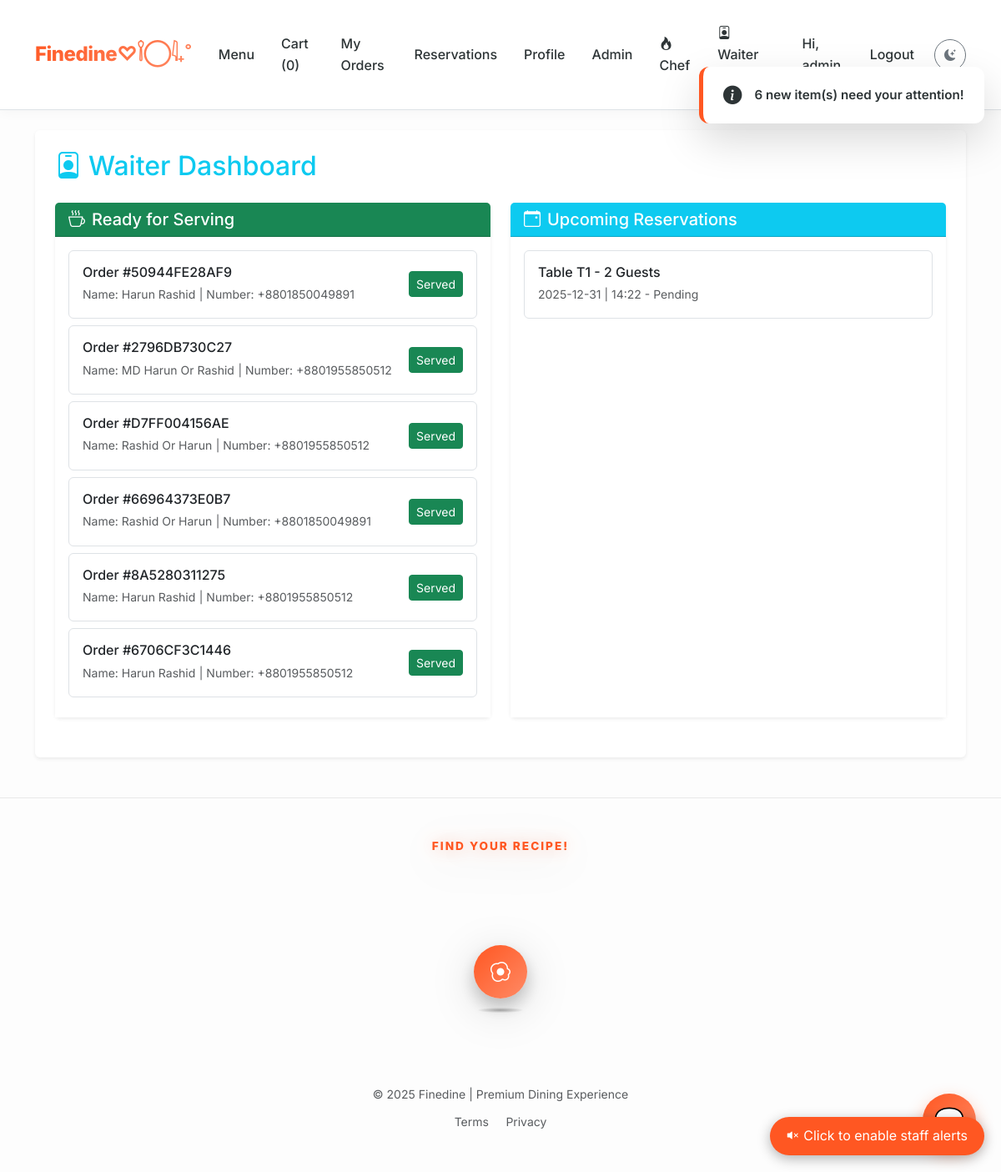
The page /staff/waiter (signed in) on the database as committed earlier.
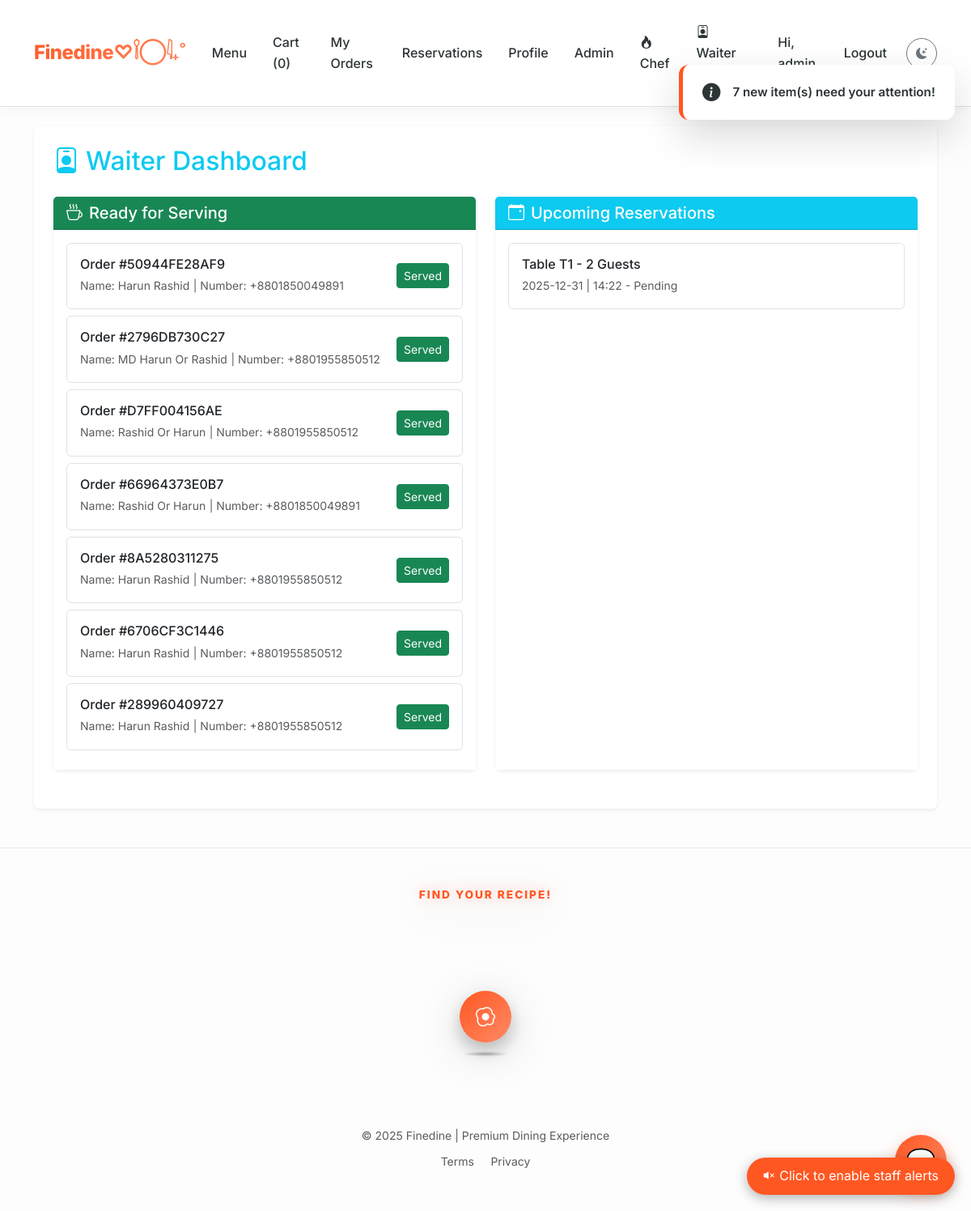
The same page on the database as committed later.
### models/models.py (models this page shows, shortened)
class User(db.Model):
    id = db.Column(db.Integer, primary_key=True)
    username = db.Column(db.String(120), unique=True, nullable=False)
    member_id = db.Column(db.String(20), unique=True)  # Custom ID
    email = db.Column(db.String(200), unique=True)
    password = db.Column(db.String(255), nullable=False)
    full_name = db.Column(db.String(200))
    phone = db.Column(db.String(50))
    address_district = db.Column(db.String(100))
    address_city = db.Column(db.String(100))
    address_street = db.Column(db.String(200))
    profile_image = db.Column(db.String(200))  # image filename
    reset_token = db.Column(db.String(100), nullable=True)
    reset_token_expiry = db.Column(db.DateTime, nullable=True)
    role = db.Column(db.Enum('admin', 'manager', 'cashier', 'waiter', 'chef', 'customer', name='user_roles'), default='customer')
    email_verified = db.Column(db.Boolean, default=False)
    email_verification_code = db.Column(db.String(10), nullable=True)
    created_at = db.Column(db.DateTime, default=get_dhaka_time)
    orders = db.relationship('Order', backref='user', lazy=True)
    reservations = db.relationship('Reservation', backref='user', lazy=True)
    ratings = db.relationship('Rating', backref='user', lazy=True)
    staff_shifts = db.relationship('StaffShift', backref='user', lazy=True)
    staff_shifts = db.relationship('StaffShift', backref='user', lazy=True)

class Order(db.Model):
    __tablename__ = 'orders'
    id = db.Column(db.Integer, primary_key=True)
    unique_order_number = db.Column(db.String(12), unique=True, nullable=False, default=lambda: str(uuid.uuid4().hex[:12]).upper())
    user_id = db.Column(db.Integer, db.ForeignKey('user.id'), nullable=False)
    items = db.Column(db.Text, nullable=False)  # JSON string of items
    total = db.Column(db.Float, nullable=False)
    status = db.Column(db.String(50), default='Placed')
    payment_status = db.Column(db.String(20), default='pending')
    payment_method = db.Column(db.String(20), nullable=True)
    discount = db.Column(db.Float, default=0.0)
    order_type = db.Column(db.Enum('dine_in', 'takeaway', name='order_type'), default='dine_in')
    phone = db.Column(db.String(50), nullable=False)
    address_district = db.Column(db.String(100), nullable=False)
    address_city = db.Column(db.String(100), nullable=False)
    address_street = db.Column(db.String(255), nullable=False)
    created_at = db.Column(db.DateTime, default=get_dhaka_time)
    items_parsed = db.Column(db.PickleType)

class Reservation(db.Model):
    id = db.Column(db.Integer, primary_key=True)
    unique_reservation_number = db.Column(db.String(12), unique=True, nullable=False, default=lambda: str(uuid.uuid4().hex[:12]).upper())
    user_id = db.Column(db.Integer, db.ForeignKey('user.id'), nullable=False)
    date = db.Column(db.String(50), nullable=False)
    time = db.Column(db.String(50), nullable=False)  # Start time (HH:MM)
    duration = db.Column(db.Integer, nullable=False)  # Duration in hours
    guests = db.Column(db.Integer, nullable=False)
    table_no = db.Column(db.String(50), nullable=False)
    status = db.Column(db.String(20), default="Pending")
    created_at = db.Column(db.DateTime, default=get_dhaka_time)

### routes/staff.py (the view)
@staff_bp.route('/waiter')
@role_required('waiter', 'admin')
def waiter():
    today = datetime.now(pytz.timezone('Asia/Dhaka')).strftime('%Y-%m-%d')
    reservations = Reservation.query.filter(Reservation.date >= today).order_by(Reservation.date.asc(), Reservation.time.asc()).all()
    orders = Order.query.filter(Order.order_type == 'dine_in', Order.status != 'Delivered').all()
    return render_template('staff/waiter.html', reservations=reservations, orders=orders)

### app.py (called while the page is built)
@app.before_request
def refresh_user_session():
    if 'user_id' in session:
        user = User.query.get(session['user_id'])
        if user:
            session['role'] = user.role
            session['is_admin'] = (user.role == 'admin')
            session['username'] = user.username
        else:
            session.clear()

@app.context_processor
def inject_global_data():
    cart = session.get('cart', {})
    count = sum(cart.values()) if isinstance(cart, dict) else 0
    @cache.cached(timeout=300, key_prefix='best_rated_item_context')
    def get_best_rated_item():
        all_items = MenuItem.query.options(db.joinedload(MenuItem.ratings)).all()
        best_item = None
        max_avg = 0
        for it in all_items:
            ratings = it.ratings
            if not ratings:
                avg = 0
            else:
                avg = round(sum(r.score for r in ratings) / len(ratings), 1)
            if avg > max_avg:
                max_avg = avg
                best_item = it
        return best_item
    return dict(cart_count=count, best_rated_item=get_best_rated_item())

### services/auth.py (called while the page is built)
def role_required(*roles):
    def decorator(fn):
        @wraps(fn)
        def wrapper(*args, **kwargs):
            user_role = session.get('role')
            if not user_role or user_role not in roles:
                flash('You do not have permission to access this page.', 'danger')
                return redirect(url_for('auth.login'))
            return fn(*args, **kwargs)
        return wrapper
    return decorator

### templates/staff/waiter.html (shortened to what this page needs)
{% extends 'base.html' %}
{% block content %}
<div class="row mb-4">
    <div class="col-md-12">
        <div class="card p-4 shadow-sm border-0" style="background: var(--card-bg);">
            <h2 class="mb-4 text-info"><i class="bi bi-person-badge me-2"></i>Waiter Dashboard</h2>
            <div class="row">
                <div class="col-lg-6 mb-4">
                    <div class="card h-100 shadow-sm border-0" style="background: var(--card-bg);">
                        <div class="card-header bg-success text-white">
                            <h5 class="mb-0"><i class="bi bi-cup-hot me-2"></i>Ready for Serving</h5>
                        </div>
                        <div id="ready-orders-container" class="card-body">
                            {% set ready_orders = orders | selectattr('status', 'equalto', 'Ready') | list %}
                            {% for order in ready_orders %}
                            <div class="p-3 mb-2 border rounded d-flex justify-content-between align-items-center ready-order-item"
                                data-order-id="{{ order.id }}" style="background: var(--bg-hover);">
                                <div>
                                    <h6 class="mb-1">Order #{{ order.unique_order_number }}</h6>
                                    <small class="text-muted">Name: {{ order.user.full_name }}</small>
                                    <small class="text-muted">| Number: {{ order.phone }}</small>
                                </div>
                                <div class="order-actions">
                                    <button onclick="updateOrderStatus({{ order.id }}, 'Delivered')"
                                        class="btn btn-sm btn-success">Served</button>
                                </div>
                            </div>
                            {% endfor %}
                        </div>
                    </div>
                </div>
                <div class="col-lg-6 mb-4">
                    <div class="card h-100 shadow-sm border-0" style="background: var(--card-bg);">
                        <div class="card-header bg-info text-white">
                            <h5 class="mb-0"><i class="bi bi-calendar-event me-2"></i>Upcoming Reservations</h5>
                        </div>
                        <div id="reservations-container" class="card-body">
                            {% for res in reservations %}
                            <div class="p-3 mb-2 border rounded d-flex justify-content-between align-items-center reservation-item"
                                data-res-id="{{ res.id }}" style="background: var(--bg-hover);">
                                <div>
                                    <h6 class="mb-1">Table {{ res.table_no }} - {{ res.guests }} Guests</h6>
                                    <small class="text-muted">{{ res.date }} | {{ res.time }} - <span
                                            class="res-status">{{ res.status
                                            }}</span></small>
                                </div>
                            </div>
                            {% endfor %}
                        </div>
                    </div>
                </div>
            </div>
        </div>
    </div>
</div>
{% endblock %}

### templates/base.html (shortened to what this page needs)
<!doctype html>
<html lang="en">
<head>
  <link href="https://cdn.jsdelivr.net/npm/bootstrap@5.3.2/dist/css/bootstrap.min.css" rel="stylesheet">
  <link rel="stylesheet" href="https://cdn.jsdelivr.net/npm/bootstrap-icons@1.11.1/font/bootstrap-icons.css">
  <link href="{{ url_for('static', filename='css/main.css') }}" rel="stylesheet">
</head>
<body class="d-flex flex-column min-vh-100">
  <div id="notification-container"></div>
  <nav class="navbar navbar-expand-lg navbar-light bg-white border-bottom sticky-top">
    <div class="container">
      <a class="navbar-brand nav-brand" href="{{ url_for('main.index') }}">Finedine♡𓌉◯𓇋₊˚</a>
      <div class="collapse navbar-collapse" id="navCollapse">
        <ul class="navbar-nav ms-auto align-items-center">
          <li class="nav-item"><a class="nav-link" href="{{ url_for('main.menu') }}">Menu</a></li>
          <li class="nav-item">
            <a class="nav-link" href="{{ url_for('cart.view_cart') }}">
              Cart (<span id="cart-count">{{ cart_count }}</span>)
            </a>
          </li>
          {% if session.get('username') %}
          <li class="nav-item"><a class="nav-link" href="{{ url_for('user.orders') }}">My Orders</a></li>
          <li class="nav-item"><a class="nav-link" href="{{ url_for('reservations.my_reservations') }}">Reservations</a>
          </li>
          <li class="nav-item"><a class="nav-link" href="{{ url_for('user.profile') }}">Profile</a></li>
          {% if session.get('role') == 'admin' or session.get('is_admin') %}
          <li class="nav-item">
            <a class="nav-link" href="{{ url_for('admin.index') }}">Admin</a>
          </li>
          {% elif session.get('role') == 'manager' %}
          <li class="nav-item">
            <a class="nav-link" href="{{ url_for('employees.attendance') }}">Manager</a>
          </li>
          {% endif %}
          {% if session.get('role') in ['chef', 'admin'] or session.get('is_admin') %}
          <li class="nav-item"><a class="nav-link text-warning" href="{{ url_for('staff.chef') }}"><i
                class="bi bi-fire"></i> Chef </a></li>
          {% endif %}
          {% if session.get('role') in ['waiter', 'admin'] or session.get('is_admin') %}
          <li class="nav-item"><a class="nav-link text-info" href="{{ url_for('staff.waiter') }}"><i
                class="bi bi-person-badge"></i> Waiter <span id="waiter-count" class="badge bg-danger rounded-pill"
                style="display: none;">0</span></a></li>
          {% endif %}
          <li class="nav-item"><span class="nav-link disabled">Hi, {{ session.get('username') }}</span></li>
          <li class="nav-item"><a class="nav-link" href="{{ url_for('auth.logout') }}">Logout</a></li>
          {% else %}
          <li class="nav-item"><a class="nav-link" href="{{ url_for('auth.login') }}">Login</a></li>
          <li class="nav-item"><a class="nav-link" href="{{ url_for('auth.register') }}">Register</a></li>
          {% endif %}
          <li class="nav-item ms-2">
            <button id="theme-toggle" class="btn btn-sm btn-outline-secondary rounded-circle"
              style="width: 38px; height: 38px; padding: 0;">
              <i class="bi bi-moon-stars-fill"></i>
            </button>
          </li>
        </ul>
      </div>
    </div>
  </nav>
  <main class="container my-4">
    {% block content %}{% endblock %}
  </main>
  <footer class="site-footer mt-auto py-5">
    <div class="container text-center">
      <div class="secret-dish-wrap mb-4">
        <div class="track-container mx-auto" id="footer-tracker">
          <div class="track-ui">
            <div class="track-ui__text text-disabled">
              <div class="track-ui__text-title">Find your Recipe!</div>
            </div>
            <div class="track-ui__char" id="dish-char">
              <div class="track-ui__char-shadow"></div>
              <label class="track-ui__char-ball" for="spell-switch">
                <i class="bi bi-egg-fried text-white"
                  style="font-size: 1.5rem; display: flex; align-items: center; justify-content: center; height: 100%;"></i>
              </label>
            </div>
          </div>
        </div>
      </div>
      <small class="text-muted d-block mb-2">© 2025 Finedine | Premium Dining Experience</small>
      <div class="footer-links">
        <a href="#" class="text-muted mx-2 small text-decoration-none">Terms</a>
        <a href="#" class="text-muted mx-2 small text-decoration-none">Privacy</a>
      </div>
    </div>
  </footer>
  <div id="chatbot-btn">💬</div>
</body>
</html>

Rows that differ between the two databases and show on the page:
added Order: unique_order_number "289960409727", user.full_name "Harun Rashid", phone "+8801955850512"
Other text that changed with them:
text written by a page script: "6 new item(s) need your attention!" → "7 new item(s) need your attention!"
